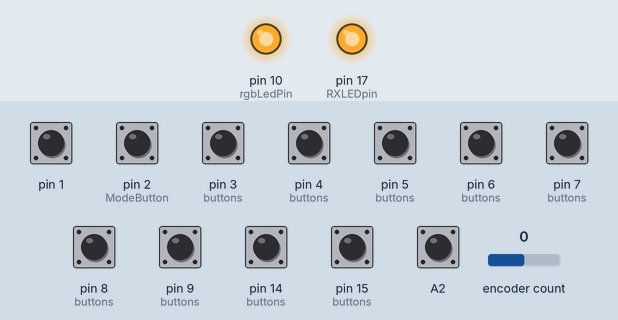
Simulated run of this sketch. Board: Arduino Leonardo, built with avr-gcc and run on an emulated ATmega32U4. Parts: output pins drawn as LEDs (lit = HIGH). Inputs (shaded band) come from the test bench; at power-on: A2, pin 1, pin 2 (ModeButton), pin 3 (buttons), pin 4 (buttons), pin 5 (buttons), pin 6 (buttons), pin 7 (buttons), pin 8 (buttons), pin 9 (buttons), pin 14 (buttons), pin 15 (buttons) HIGH, encoder count 0. USB keyboard and mouse output is not drawn; what the sketch prints to the serial monitor is not drawn.

Above: at 1.2 s.
1.3 s: pin 2 (ModeButton) pulled LOW for 0.15 s
At 1.37 s:
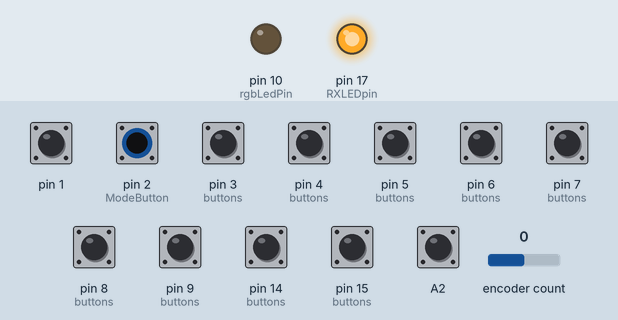
2.9 s: A2 pulled LOW for 0.15 s
Timing chart, 0 to 5.9 s (numbered marks = the images above; inputs shaded):
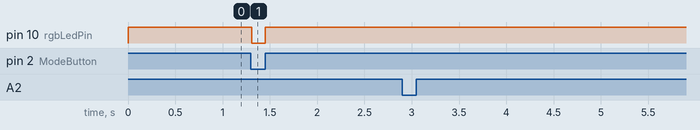

The sketch:

tbmp.ino
```cpp
// (licence header left out)
#include <ClickEncoder.h>
#include <TimerOne.h>
#include <HID-Project.h>


#define ENCODER_CLK A0 // Change A0 to, for example, A5 if you want to use analog pin 5 instead
#define ENCODER_DT A1
#define ENCODER_SW A2

#define KEY_NO_ACTION " "

ClickEncoder *encoder; // variable representing the rotary encoder
int16_t last, value; // variables for current and last rotation value
unsigned int number_of_selected_function = 0; //default to 0

const uint8_t rgbLedPin = 10;
const uint8_t rgbLedValue = 255;

void timerIsr() {
  encoder->service();
}

const uint8_t activeModes = 2;

// Variables will change:
int modePushCounter = 0;   // counter for the number of button presses
int buttonState = 0;         // current state of the button
int lastButtonState = 0;     // previous state of the button

const int ModeButton = 2;    // Set as mode switching button the first button
const int Mode1 = A2;
const int Mode2 = A3; //Mode status LEDs


// Button helper class for handling press/release and debouncing
class button {
  public:
    const char key;
    const char key2;
    const uint8_t pin;

    // Constructor with input pins only (for empty shortcuts).
    button(uint8_t p) : pin(p) {}
    // Constructor with input pin and one key.
    button(uint8_t p, uint8_t k) : pin(p), key(k) {}
    // Constructor with input pin and two keys.
    button(uint8_t p, uint8_t k, uint8_t k2) : pin(p), key(k), key2(k2) {}

    void press(boolean state) {
      if (state == pressed || (millis() - lastPressed  <= debounceTime)) {
        return; // Nothing to see here, folks
      }

      lastPressed = millis();

      if (state == true) {
        Keyboard.press(KeyboardKeycode(key));
        Keyboard.press(key2);
      } else {
        Keyboard.release(KeyboardKeycode(key));
        Keyboard.release(key2);
      }

      pressed = state;
    }

    void update() {
      press(!digitalRead(pin));
    }

  private:
    const long debounceTime = 30;
    unsigned long lastPressed;
    boolean pressed = 0;
} ;

// Initialize button pins
// Button objects, organized in array
button buttons[] = {
  {2}, //l1
  {3}, //l2
  {4}, //l3
  {5}, //l4
  {6}, //l5
  {7}, //r1
  {8}, //r2
  {9}, //r3
  {14}, //r4
  {15}, //r5
};

// Mode 1
// Assign keys to buttons
// Button objects, organized in array
button buttonsMode1[] = {
  {6, KEY_ESC},
  {5, KEY_TAB},
  {4, KEY_LEFT_CTRL, 'c'},
  {3, KEY_LEFT_CTRL, 'v'},
  {2, KEY_LEFT_CTRL},  // Used to be emoty and the swithing pin/button
  {15, KEY_BACKSPACE},
  {14, KEY_LEFT_CTRL, 'y'},
  {9, KEY_LEFT_CTRL, 'z'},
  {8, KEY_ENTER},
  {7, KEY_NO_ACTION, ' '},
};

// Mode 2
// Assign keys to buttons
// Button objects, organized in array
button buttonsMode2[] = {
  {2},  // Empty because it is the swithing pin/button
  {3, KEY_BACKSPACE},
  {4, KEY_LEFT_CTRL, 'z'},
  {5, KEY_LEFT_CTRL, 'y'},
  {6, KEY_LEFT_CTRL, 's'},
  {7, KEY_ENTER},
  {8, KEY_LEFT_CTRL, 'x'},
  {9, KEY_LEFT_CTRL, 'c'},
  {14, KEY_LEFT_CTRL, 'v'},
  {15, KEY_NO_ACTION, ' '},
};

const uint8_t NumButtons = sizeof(buttons) / sizeof(button);
const uint8_t RXLEDpin = 17; //The RX LED has a defined Arduino pin
const uint8_t TXLEDpin = 30; //The TX LED has a defined Arduino pin

void setup() {
  Serial.begin(9600); // Opens the serial connection used for communication with the PC.
  Consumer.begin(); // Initializes the media keyboard
  encoder = new ClickEncoder(ENCODER_DT, ENCODER_CLK, ENCODER_SW); // Initializes the rotary encoder with the mentioned pins

  Timer1.initialize(1000); // Initializes the timer, which the rotary encoder uses to detect rotation
  Timer1.attachInterrupt(timerIsr);
  last = -1;


  // Safety check. Ground pin #1 (RX) to cancel keyboard inputs.
  pinMode(1, INPUT_PULLUP);
  if (!digitalRead(1)) {
    failsafe();
  }

  // Set LEDs Off. Active low.
  pinMode(RXLEDpin, OUTPUT);
  digitalWrite(RXLEDpin, HIGH);
  TXLED0;

  // Initialize all pins.
  for (int i = 0; i < NumButtons; i++) {
    pinMode(buttons[i].pin, INPUT_PULLUP);
  }
}


void loop() {

  // Blink lights on mode change
  if (digitalRead(2) == LOW) {
    analogWrite(rgbLedPin, 0);
  } else {
    analogWrite(rgbLedPin, rgbLedValue);
  }

  // Disable mode selection (first mode will be used by default)
  //checkModeButton(); // Check which mode is active.

  switch (modePushCounter) { // switch between keyboard configurations:

    // ----------------------------
    // MODE 1
    // ----------------------------
    case 0:    //  Application Alpha or MODE 0

      for (int i = 0; i < NumButtons; i++) {
        buttonsMode1[i].update();
      }
      break;


    // ----------------------------
    // MODE 2
    // ----------------------------
    case 1:    //  Application Beta or MODE 1

      for (int i = 0; i < NumButtons; i++) {
        buttonsMode2[i].update();
      }
      break;

  };


  if (number_of_selected_function == 0) {
    number_of_selected_function = 1;
  };

  if (number_of_selected_function > 4) {
    number_of_selected_function = 1;
  };

  value += encoder->getValue();

  // This part of the code is responsible for the actions when you rotate the encoder
  if (value != last) { // New value is different than the last one, that means to encoder was rotated


    if (number_of_selected_function == 1) {
      if (last < value) // Detecting the direction of rotation
        Consumer.write(MEDIA_VOLUME_DOWN); // Replace this line to have a different function when rotating counter-clockwise
      else
        Consumer.write(MEDIA_VOLUME_UP); // Replace this line to have a different function when rotating clockwise
      last = value; // Refreshing the "last" varible for the next loop with the current value
      Serial.print("Encoder Value: "); // Text output of the rotation value used manily for debugging (open Tools - Serial Monitor to see it)
      Serial.println(value);
    }

    if (number_of_selected_function == 2) {
      if (last < value) { // Detecting the direction of rotation
        delay(50);
        Mouse.move(0, 0, 1);
      }
      else {
        delay(50);
        Mouse.move(0, 0, -1);
      }
      last = value; // Refreshing the "last" varible for the next loop with the current value
      Serial.print("Encoder Value: "); // Text output of the rotation value used manily for debugging (open Tools - Serial Monitor to see it)
      Serial.println(value);
    }

    if (number_of_selected_function == 3) {
      if (last < value) { // Detecting the direction of rotation
        Keyboard.press(KEY_UP_ARROW);
        Serial.print("key: "); // Text output of the rotation value used manily for debugging (open Tools - Serial Monitor to see it)
        Serial.println(KEY_UP_ARROW);
        delay(50);
        Keyboard.releaseAll();
      }
      else {
        Keyboard.press(KEY_DOWN_ARROW);
        delay(50);
        Keyboard.releaseAll();
      }
      last = value; // Refreshing the "last" varible for the next loop with the current value
      Serial.print("Encoder Value: "); // Text output of the rotation value used manily for debugging (open Tools - Serial Monitor to see it)
      Serial.println(value);
    };

    if (number_of_selected_function == 4) {
      if (last < value) { // Detecting the direction of rotation
        Keyboard.press(KEY_LEFT_CTRL);
        delay(50);
        Keyboard.write('-');
        Keyboard.releaseAll();
      }
      else {
        Keyboard.press(KEY_LEFT_CTRL);
        delay(50);
        Keyboard.write('=');
        Keyboard.releaseAll();
      }
      last = value; // Refreshing the "last" varible for the next loop with the current value
      Serial.print("Encoder Value: "); // Text output of the rotation value used manily for debugging (open Tools - Serial Monitor to see it)
      Serial.println(value);
    };

  };

  // This next part handles the rotary encoder BUTTON
  ClickEncoder::Button b = encoder->getButton(); // Asking the button for it's current state
  if (b != ClickEncoder::Open) { // If the button is unpressed, we'll skip to the end of this if block
    //Serial.print("Button: ");
    //#define VERBOSECASE(label) case label: Serial.println(#label); break;
    switch (b) {
      case ClickEncoder::Clicked: // Button was clicked once
        number_of_selected_function++;
        Serial.print("Button pressed: "); // Text output of the rotation value used manily for debugging (open Tools - Serial Monitor to see it)
        Serial.println(number_of_selected_function);
        break;

      case ClickEncoder::DoubleClicked: // Button was double clicked
        number_of_selected_function--;
        Serial.print("Button pressed: "); // Text output of the rotation value used manily for debugging (open Tools - Serial Monitor to see it)
        Serial.println(number_of_selected_function);
        break;
    }
  };

  delay(10); // Wait 10 milliseconds, we definitely don't need to detect the rotary encoder any faster than that
  // The end of the loop() function, it will start again from the beggining (the begginging of the loop function, not the whole document)


}


void checkModeButton() {
  buttonState = digitalRead(ModeButton);
  if (buttonState != lastButtonState) { // compare the buttonState to its previous state
    if (buttonState == LOW) { // if the state has changed, increment the counter
      // if the current state is LOW then the button cycled:
      modePushCounter++;
      //Serial.println("pressed");
      //Serial.print("number of button pushes: ");
      Serial.print("Active Mode: ");
      Serial.println(modePushCounter);

      // Led indication switcher begin
      if (modePushCounter == 1) {
        TXLED1;
        RXLED0;
      } else {
        TXLED0;
        RXLED1;
      }
      // Led indication switcher end
    }
    delay(50); // Delay a little bit to avoid bouncing
  }
  lastButtonState = buttonState; // save the current state as the last state, for next time through the loop
  if (modePushCounter > activeModes - 1) { //reset the counter after 4 presses (remember we start counting at 0)
    modePushCounter = 0;
  }
}

void failsafe() {
  for (;;) {} // Just going to hang out here for awhile :D
}
```

Measured:
- after the input at 1.3 s, pin 10 (rgbLedPin): HIGH → LOW at once, → HIGH 0.15 s later
- after the input at 2.9 s, every drawn part: stays the same
